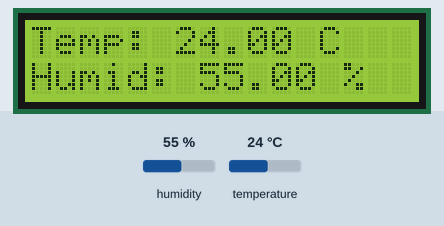
Recording of a sketch running on a simulated STM32 Blue Pill. On the bench: 16×2 character LCD. The test bench sets the inputs (shaded band); at power-on: humidity 55 %, temperature 24 °C.

Above: at 4.2 s.
4.3 s: humidity set to 22 %
At 6.5 s:
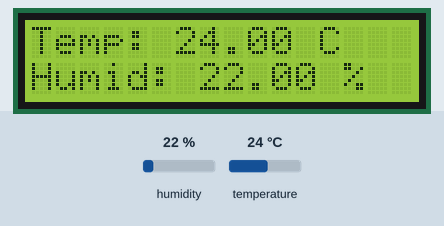
7.0 s: temperature set to 12 °C
At 7.8 s:
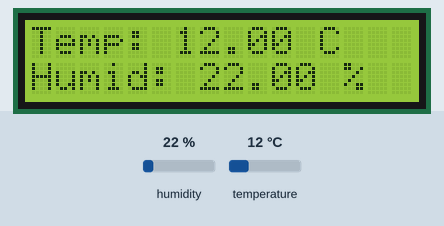
9.7 s: humidity set to 40 %
At 12.3 s:
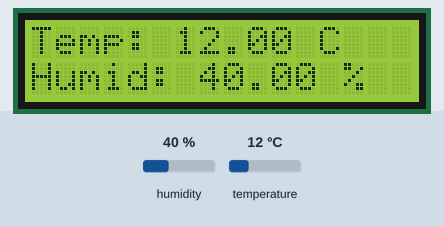
12.6 s: temperature set to 19 °C
At 13.9 s:
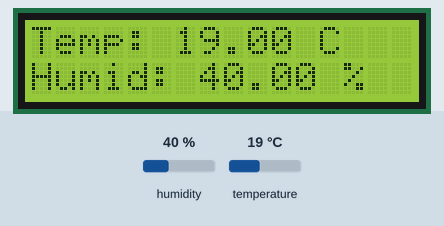
Timing chart, 0 to 15.6 s (numbered marks = the images above; inputs shaded):
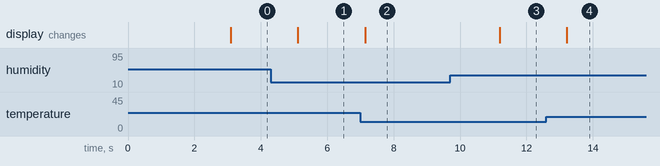

Measured:
- after the input at 4.3 s, the display: changes after 0.82 s (image 1)
- after the input at 7.0 s, the display: changes after 0.14 s (image 2)
- after the input at 9.7 s, the display: changes after 1.5 s (image 3)
- after the input at 12.6 s, the display: changes after 0.62 s (image 4)

The sketch:

DHT11_Controller.ino
```cpp
#include<LiquidCrystal.h>  // include the LCD library

const int rs = PB11, en = PB10, d4 = PA4, d5 = PA3, d6 = PA2, d7 = PA1; //STM32 Pins to which LCD is connected
LiquidCrystal lcd(rs, en, d4, d5, d6, d7); //Initialize the LCD

#include<DHT.h>                     //Library for using DHT sensor
#define DHTPIN PA0
#define DHTTYPE DHT11

DHT dht(DHTPIN, DHTTYPE);     //initilize object dht for class DHT with DHT pin with STM32 and DHT type as DHT11

void setup()
{
  // initialize the LCD
  lcd.begin(16,2);
  dht.begin();
  lcd.print("DHT11 with STM32");
  delay(3000);
  lcd.clear();
}

void loop()
{
  float h = dht.readHumidity();       //Gets Humidity value
  float t = dht.readTemperature();    //Gets Temperature value
  lcd.setCursor(0,0);
  lcd.print("Temp: ");
  lcd.print(t);
  lcd.print(" C");
  lcd.setCursor(0,1);
  lcd.print("Humid: ");
  lcd.print(h);
  lcd.print(" %");
}
```
